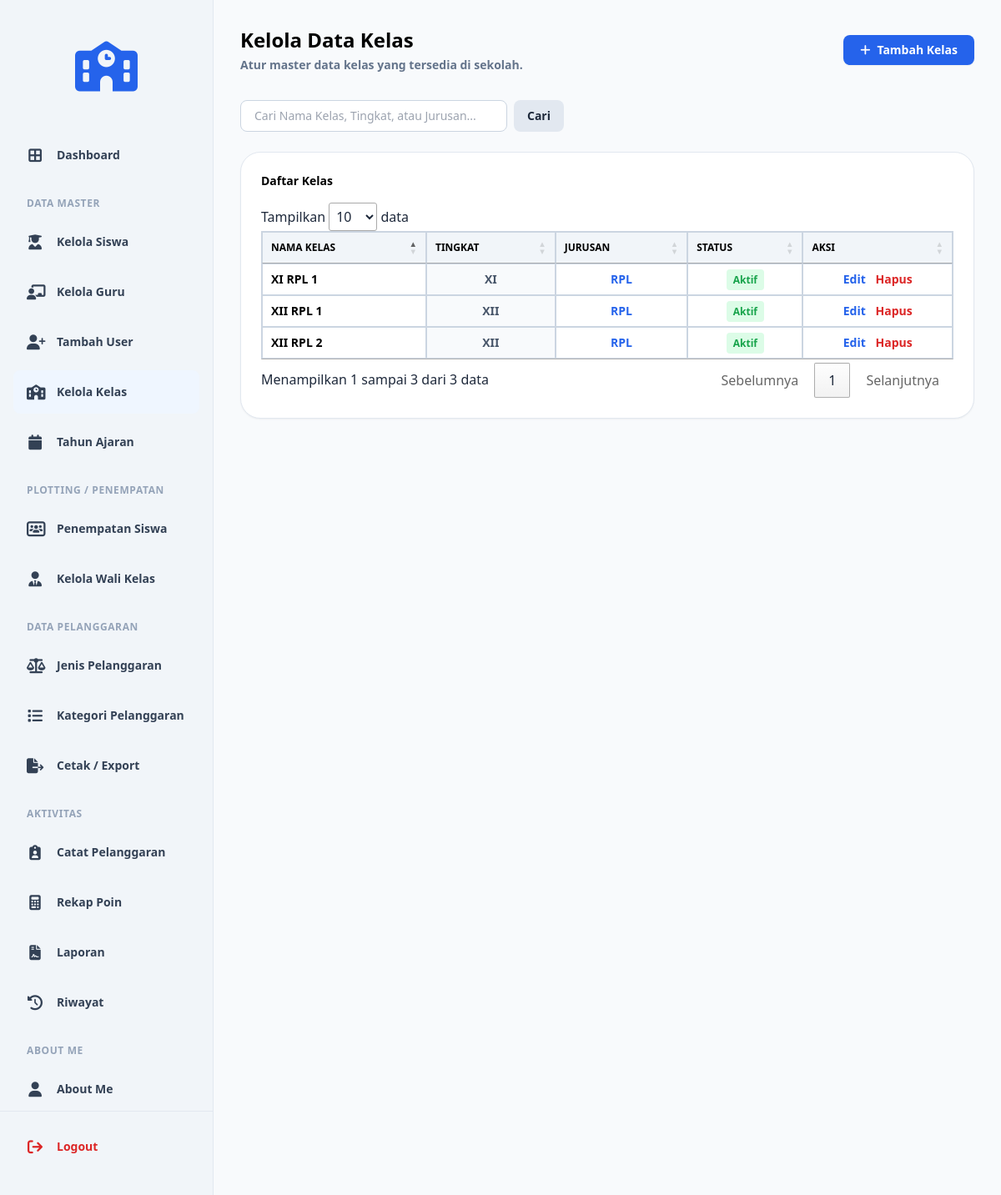
The page /kelola_kelas.php (signed in) on the database its author committed.
### tables this page shows
CREATE TABLE `t_kelas` (
  `id` int(11) NOT NULL AUTO_INCREMENT,
  `nama` varchar(100) DEFAULT NULL,
  `tingkat` varchar(20) NOT NULL,
  `jurusan` varchar(100) NOT NULL,
  `status_aktif` tinyint(1) NOT NULL,
  `created_at` timestamp NOT NULL DEFAULT current_timestamp(),
  `updated_at` timestamp NOT NULL DEFAULT current_timestamp(),
  PRIMARY KEY (`id`),
  UNIQUE KEY `uq_t_kelas_nama` (`nama`)
);

### kelola_kelas.php (the view, shortened to what this page needs)
<?php
include 'config/koneksi.php';
$search = $_GET['search'] ?? '';
$where = "";
$query_data = "SELECT * FROM t_kelas $where ORDER BY tingkat ASC, jurusan ASC, nama ASC";
$result = false;
try {
    $result = mysqli_query($koneksi, $query_data);
} catch (Exception $e) {}
?>
<!DOCTYPE html>
<html lang="id">
<head>
    <?php include 'layouts/head.php'; ?>
    <link rel="stylesheet" href="https://cdn.datatables.net/1.13.6/css/jquery.dataTables.min.css">
</head>
<body class="bg-slate-50 text-slate-800 font-sans min-h-screen flex">
    <?php include 'layouts/sidebar.php'; ?>
    <main class="flex-1 p-8 bg-slate-50 overflow-y-auto">
        <div class="flex flex-col md:flex-row justify-between items-start md:items-center mb-8 gap-4">
            <div>
                <h1 class="text-2xl font-bold text-black">Kelola Data Kelas</h1>
                <p class="text-sm font-bold text-slate-500 mt-1">Atur master data kelas yang tersedia di sekolah.</p>
            </div>
            <a href="tambah_kelas.php" class="bg-blue-600 hover:bg-blue-700 text-white px-5 py-2 rounded-lg font-bold text-sm shadow-sm transition flex items-center gap-2">
                <i class="fa-solid fa-plus"></i> Tambah Kelas
            </a>
        </div>
        <form method="GET" class="mb-6 flex gap-2">
            <input type="text" name="search" value="<?php echo htmlspecialchars($search); ?>" placeholder="Cari Nama Kelas, Tingkat, atau Jurusan..." class="px-4 py-2 border border-slate-300 rounded-lg text-sm w-80 focus:outline-none focus:border-blue-600">
            <button type="submit" class="bg-slate-200 hover:bg-slate-300 text-slate-800 px-4 py-2 rounded-lg text-sm font-bold">Cari</button>
        </form>
        <div class="bg-white p-6 rounded-[1.5rem] shadow-sm border border-slate-200">
            <h3 class="text-sm font-bold text-black mb-4">Daftar Kelas</h3>
            <div class="overflow-x-auto">
                <table id="tabelData" class="w-full border-collapse border border-slate-300">
                    <thead class="bg-slate-100">
                        <tr>
                            <th class="border border-slate-300 px-4 py-3 text-xs font-bold text-black uppercase text-left">NAMA KELAS</th>
                            <th class="border border-slate-300 px-4 py-3 text-xs font-bold text-black uppercase text-center">TINGKAT</th>
                            <th class="border border-slate-300 px-4 py-3 text-xs font-bold text-black uppercase text-center">JURUSAN</th>
                            <th class="border border-slate-300 px-4 py-3 text-xs font-bold text-black uppercase text-center">STATUS</th>
                            <th class="border border-slate-300 px-4 py-3 text-xs font-bold text-black uppercase text-center">AKSI</th>
                        </tr>
                    </thead>
                    <tbody>
                        <?php if ($result && mysqli_num_rows($result) > 0): ?>
                            <?php while ($data = mysqli_fetch_assoc($result)): ?>
                                <tr class="hover:bg-slate-50">
                                    <td class="border border-slate-300 px-4 py-3 text-sm font-bold text-black"><?php echo htmlspecialchars($data['nama']); ?></td>
                                    <td class="border border-slate-300 px-4 py-3 text-sm text-center font-bold text-slate-600 bg-slate-50"><?php echo htmlspecialchars($data['tingkat']); ?></td>
                                    <td class="border border-slate-300 px-4 py-3 text-sm text-center text-blue-600 font-bold"><?php echo htmlspecialchars($data['jurusan']); ?></td>
                                    <td class="border border-slate-300 px-4 py-3 text-sm text-center">
                                        <?php echo (isset($data['status_aktif']) && $data['status_aktif'] == 1) ? '<span class="text-green-600 font-bold bg-green-100 px-2 py-1 rounded text-xs">Aktif</span>' : '<span class="text-slate-500 font-bold bg-slate-100 px-2 py-1 rounded text-xs">Non-Aktif</span>'; ?>
                                    </td>
                                    <td class="border border-slate-300 px-4 py-3 text-sm text-center">
                                        <a href="edit_kelas.php?id=<?php echo $data['id']; ?>" class="text-blue-600 font-bold mr-2 hover:underline">Edit</a>
                                        <a href="kelola_kelas.php?delete_id=<?php echo $data['id']; ?>" onclick="return confirm('Hapus kelas ini secara permanen?')" class="text-red-600 font-bold hover:underline">Hapus</a>
                                    </td>
                                </tr>
                            <?php endwhile; ?>
                        <?php else: ?>
                            <tr>
                                <td colspan="5" class="border border-slate-300 px-4 py-8 text-center text-slate-500 font-bold">Belum ada data kelas.</td>
                            </tr>
                        <?php endif; ?>
                    </tbody>
                </table>
            </div>
        </div>
    </main>
</body>
</html>

### rows shown on the page
t_kelas: nama "XI RPL 1", tingkat "XI", jurusan "RPL", status_aktif "Aktif"
t_kelas: nama "XII RPL 1", tingkat "XII", jurusan "RPL", status_aktif "Aktif"
t_kelas: nama "XII RPL 2", tingkat "XII", jurusan "RPL", status_aktif "Aktif"
